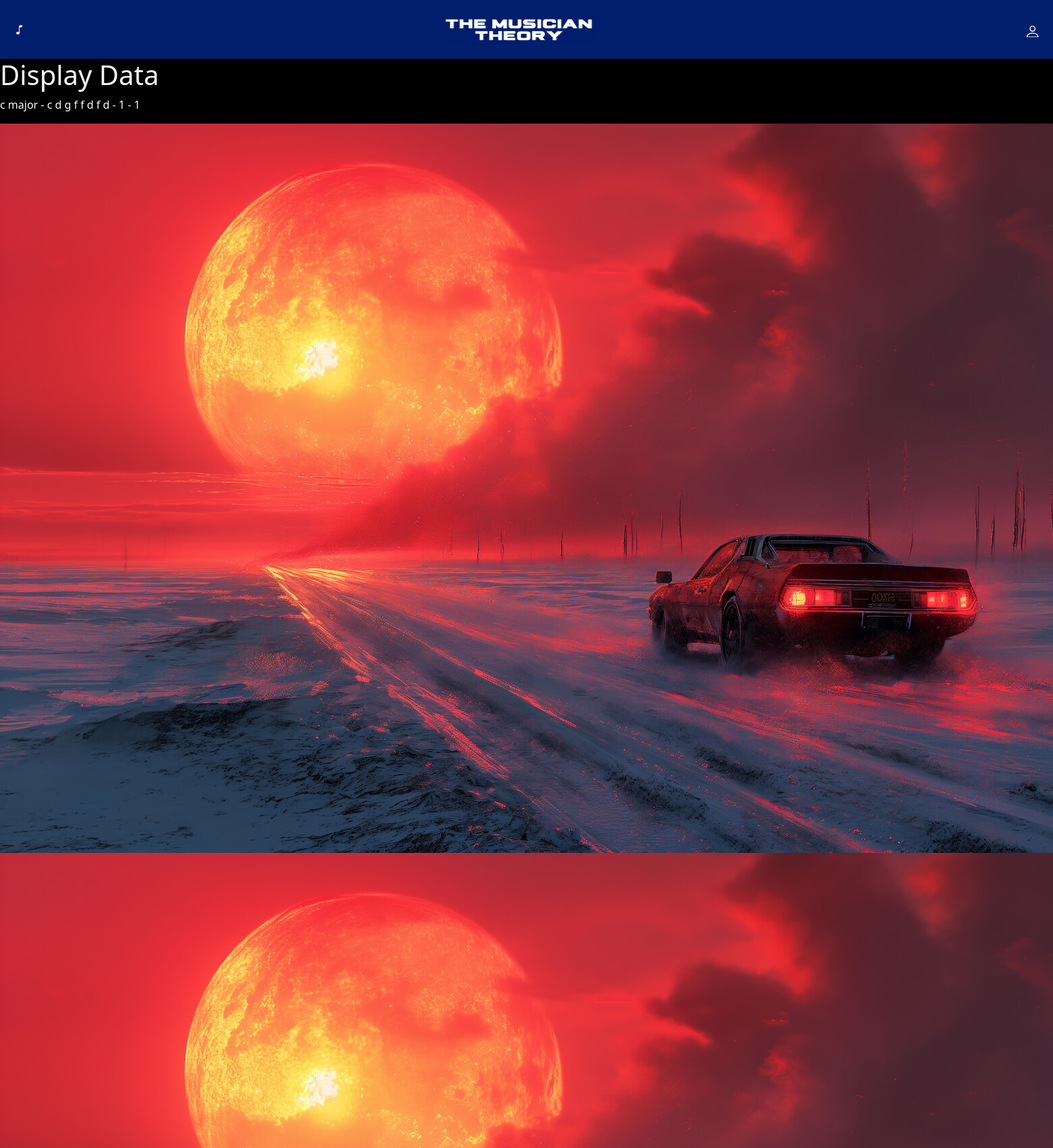
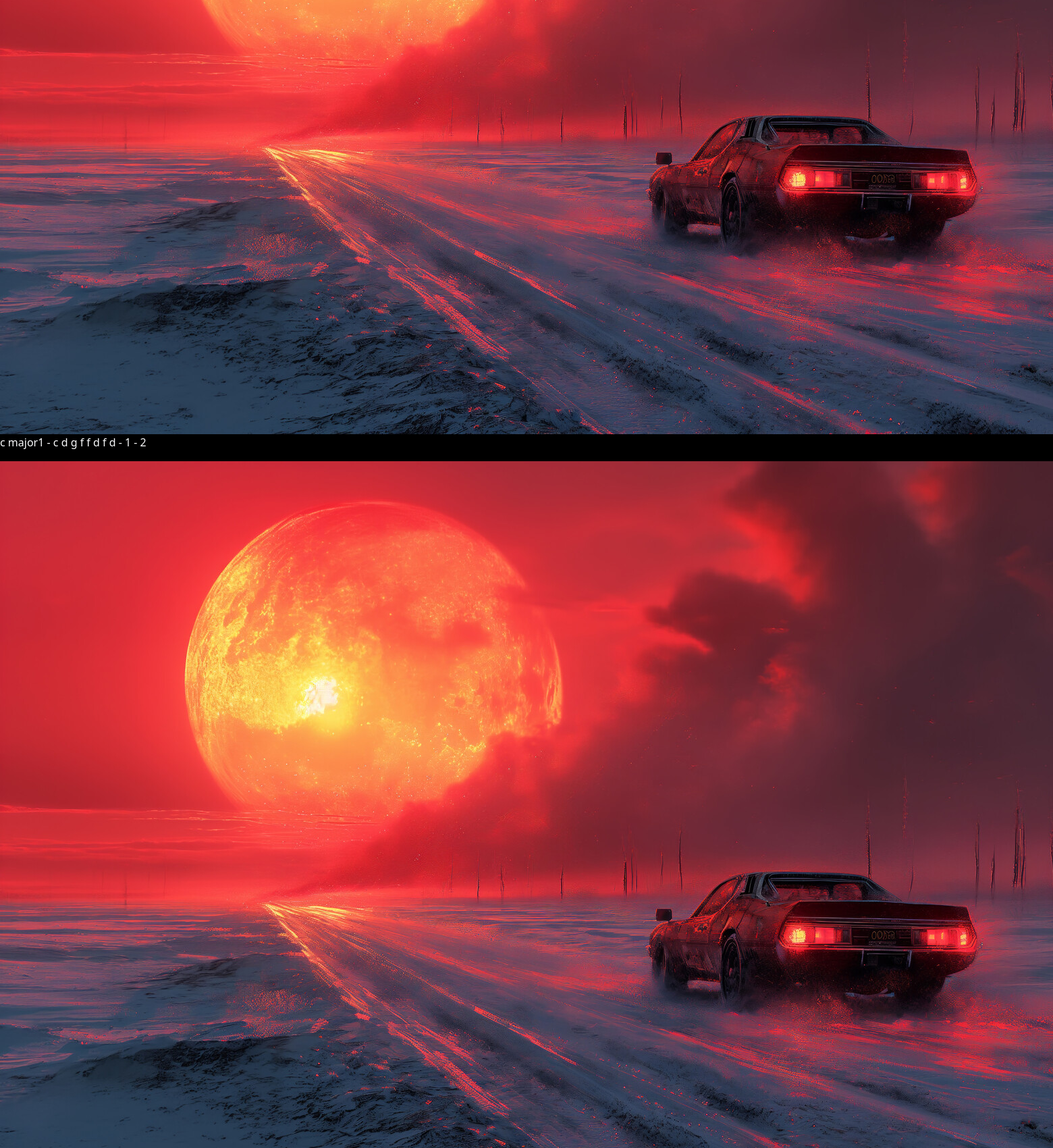
Screenshot of /show-scales (upper part) with the database file from the repository (2 pictures, top to bottom).
### music_admin/models.py (models this page shows, shortened)
class Scale(models.Model):
    name = models.CharField(max_length=100)
    scale = models.CharField(max_length=100)
    discription = models.TextField()
    keyboard_image = models.ImageField(upload_to='scales/keyboard', default="x")
    guitar_image = models.ImageField(upload_to='scales/guitar', default="x")

### base/views.py (the view)
# urls.py: path('show-scales', views.show_scales, name='show_scales')
def show_scales(request):
    data = Scale.objects.all()
    return render(request, 'base/display_data.html', {'data': data})

### base/templates/base/display_data.html (shortened to what this page needs)
{% extends 'base/base.html' %}
{% block content %}
<h1>Display Data</h1>
<div>
    {% for item in data %}
    <p>{{ item.name }} - {{ item.scale }} - {{ item.discription }} - {{ item.id }}</p>
    <img src="{{ item.keyboard_image.url }}" alt="">
    <img src="{{ item.guitar_image.url }}" alt="">
    {% endfor %}
</div>
{% endblock %}

### rows the page displays
Scale: name "c major", scale "c d g f f d f d", discription "1", id "1", keyboard_image (picture), guitar_image (picture)
Scale: name "c major1", scale "c d g f f d f d", discription "1", id "2", keyboard_image (picture)
